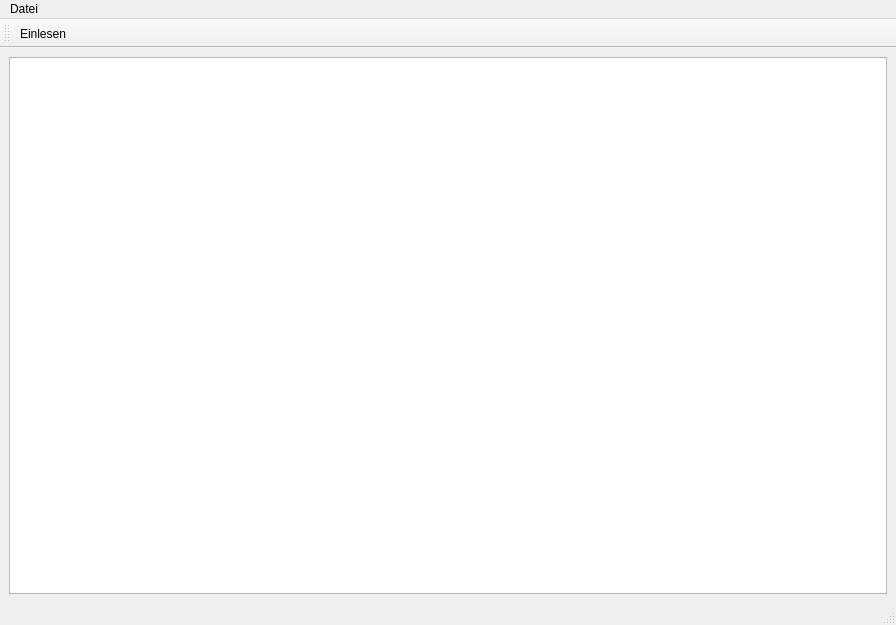
<?xml version="1.0" encoding="UTF-8"?>
<ui version="4.0">
 <class>TravelAgencyUi</class>
 <widget class="QMainWindow" name="TravelAgencyUi">
  <property name="geometry">
   <rect>
    <x>0</x>
    <y>0</y>
    <width>896</width>
    <height>625</height>
   </rect>
  </property>
  <property name="sizePolicy">
   <sizepolicy hsizetype="Maximum" vsizetype="Maximum">
    <horstretch>0</horstretch>
    <verstretch>0</verstretch>
   </sizepolicy>
  </property>
  <property name="maximumSize">
   <size>
    <width>16777215</width>
    <height>16777215</height>
   </size>
  </property>
  <property name="windowTitle">
   <string>MainWindow</string>
  </property>
  <widget class="QWidget" name="centralwidget">
   <layout class="QGridLayout" name="gridLayout">
    <item row="0" column="0">
     <widget class="QListWidget" name="listWidget">
      <property name="sizePolicy">
       <sizepolicy hsizetype="Expanding" vsizetype="Expanding">
        <horstretch>0</horstretch>
        <verstretch>0</verstretch>
       </sizepolicy>
      </property>
      <property name="minimumSize">
       <size>
        <width>16</width>
        <height>16</height>
       </size>
      </property>
      <property name="autoFillBackground">
       <bool>false</bool>
      </property>
      <property name="styleSheet">
       <string notr="true"/>
      </property>
     </widget>
    </item>
   </layout>
  </widget>
  <widget class="QMenuBar" name="menubar">
   <property name="geometry">
    <rect>
     <x>0</x>
     <y>0</y>
     <width>896</width>
     <height>22</height>
    </rect>
   </property>
   <widget class="QMenu" name="menuDatei">
    <property name="title">
     <string>Datei</string>
    </property>
    <addaction name="actionReadFile"/>
   </widget>
   <addaction name="menuDatei"/>
  </widget>
  <widget class="QStatusBar" name="statusbar"/>
  <widget class="QToolBar" name="toolBar">
   <property name="windowTitle">
    <string>toolBar</string>
   </property>
   <attribute name="toolBarArea">
    <enum>TopToolBarArea</enum>
   </attribute>
   <attribute name="toolBarBreak">
    <bool>false</bool>
   </attribute>
   <addaction name="actionReadFile"/>
  </widget>
  <action name="actionReadFile">
   <property name="icon">
    <iconset theme="QIcon::ThemeIcon::DocumentOpen"/>
   </property>
   <property name="text">
    <string>Einlesen</string>
   </property>
   <property name="shortcut">
    <string>Ctrl+O</string>
   </property>
  </action>
 </widget>
 <resources/>
 <connections/>
</ui>
